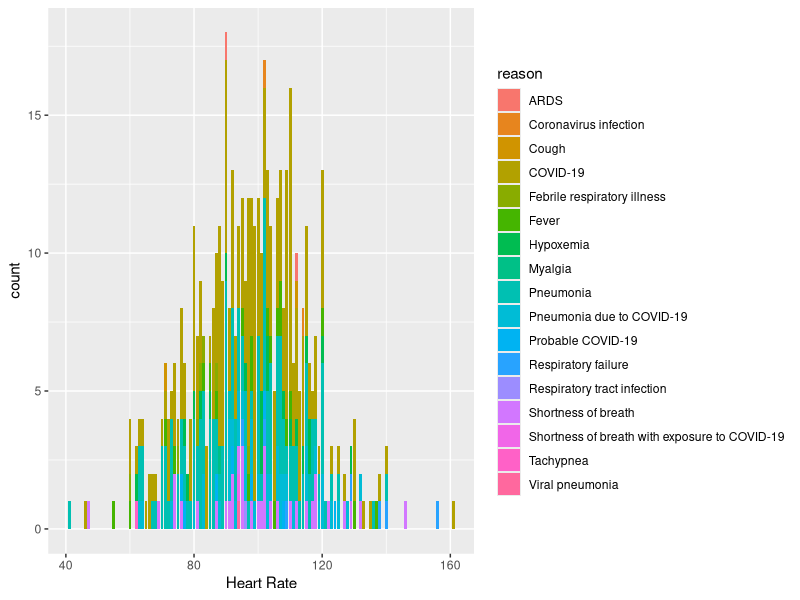

Recreate this plot in R. (Note: this script raises an error after producing the figure.)
library(tidyverse)
library(lubridate)
#Above is loading in libraries

#On top bar, go to Session:
#Set Working Directory:
#To Source File Location
df<-read.csv('Canada_Hosp1_COVID_Data_At_Admission.csv',sep=",")
#Going to drop all columns we dropped eventually in
#original project
df=subset(df,select = -c(id,ethnicity,ethnicity_other,received_covid_vaccine,
                         covid_vaccine,pao2,pao2_fio2,ph,
                         high_senstivity_cardiac_troponin,esr,ferritin,
                         hs_crp,aptt_aptr,medications,comorbidities_other))
#dropped columns.

#Now to rename.
newNames<-c('reason', 'age', 'sex', 'height', 'weight',
                      'comorb',
                      'smoke_hist', 'year_quit', 'er_2_weeks',
                      'adm_disp', 'systolic_bp',
                      'diastolic_bp', 'heart_rate', 'respiratory_rate',
                      'oxygen_sat', 'temp', 'motor', 'verbal', 'eye',
                      'intubated', 'wbc', 'rbc', 'hemoglobin', 'hematocrit', 'mcv', 'mch',
                      'mchc', 'rdw', 'platelet_count', 'pt', 'alt', 'ast', 'serum_creatinine',
                      'sodium', 'potassium', 'total_serum_bilirubin', 'lactate', 'inr',
                      'd_dimer', 'crp')
colnames(df)<-newNames

#Note that many values are "", which aren't counted as NA.
df %>% group_by(smoke_hist) %>%
  count()

#Fixing using mutate and na_if.
#Goes through all columns in df, checks if its a character
#column, and if it is, maps it through na_if, which replaces
#each "" value with NA.
df<-df %>%
  mutate(across(where(is.character),~na_if(.,"")))

#To also clean out nulls in comorb
df<-df %>%
  mutate(across(where(is.character),~na_if(.,"[]")))

df %>% group_by(comorb) %>%
  count()

#Now to fix up the rest (reason, comorb, motor, verbal, eye)
#Testing some functions I may use to make clean function
grepl("helpmeout","why dont you help me out", fixed=TRUE)
grepl("hel","why odnt you help me out", fixed=TRUE)
grepl("apple", "happlessness",fixed=TRUE)

streamreason<- function(x){
  ifelse(grepl("[J80]",x,fixed=TRUE),"ARDS",
         ifelse(grepl("[J18.9]",x,fixed=TRUE),"Pneumonia",
                ifelse(grepl("[U07.1]",x,fixed=TRUE),"COVID-19",
                ifelse(grepl("[U07.2]",x,fixed=TRUE),"Probable COVID-19",
                ifelse(grepl("[B34.2]",x,fixed=TRUE),"Coronavirus infection",
                ifelse(grepl("[R05]",x,fixed=TRUE),"Cough",
                ifelse(grepl("[J98.9, R50.9]",x,fixed=TRUE),"Febrile respiratory illness",
                ifelse(grepl("[R50.9]",x,fixed=TRUE),"Fever",
                ifelse(grepl("[R09.0]",x,fixed=TRUE),"Hypoxemia",                                                   
                ifelse(grepl("[M79.19]",x,fixed=TRUE),"Myalgia",
                ifelse(grepl("[U07.1, J12.8]",x,fixed=TRUE),"Pneumonia due to COVID-19",
                ifelse(grepl("[R06.0]",x,fixed=TRUE),"Shortness of breath",
                ifelse(grepl("[R06.0, U07.2]",x,fixed=TRUE),"Shortness of breath with exposure to COVID-19",
                ifelse(grepl("[R06.8]",x,fixed=TRUE),"Tachypnea",
                ifelse(grepl("[J12.9]",x,fixed=TRUE),"Viral pneumonia",
                ifelse(grepl("[J96.99]",x,fixed=TRUE),"Respiratory failure",
                       ifelse(grepl("[J98.8]",x,fixed=TRUE),"Respiratory tract infection", x)
                                                                                             
                                     ))))))))))))))))
}

#Applying function across dataframe, will only effect reason
#but might as well apply across all

df<-df %>%
  mutate(across(where(is.character),~(streamreason(.))))


df %>% group_by(reason) %>%
  count()

#Alright, now reason is fixed.
#Now going to quickly fix motor, verbal, and eye before I fix comorb.

df$motor<-as.character(df$motor)
df$eye<-as.character(df$eye)
df$verbal<-as.character(df$verbal)

#Fixed those, now onto comorb.
#In initial project, had several different functions to get comorb to end result.
#End result only included Asthma, Chronic cardiac disease, chronic pulmonary disease, and diabetes.
#If the entry had either Hypertension or Chronic cardiac diease (not hypertension), it was counted as chronic cardiac disease.
#The functions included getting rid of special characters, alphabetizing, getting rid of the word other, getting rid of spaces, and the final condensing one.
#However, I realized that if I did things differently, I could skip right to the final step, as I would be setting the format myself and wouldn't have to worry about how many spaces, whether its alphabetized, etc..
#So, this function rolls all the comorb cleaning into one.
#Series of ifelse statements, with the truth values at the current line in comment form next to its line
#lot of special care had to be taken with commas and paratheses
#Note that the portion before the break and after the break are the same, 
#except that Asthma is now false so none of its resulting strings have asthma in them
#(and the first line is missing, of course.)
fixcomorb<-function(x){
  
ifelse(grepl("Asthma",x,fixed=TRUE),
       
ifelse(grepl("ypertension",x,fixed=TRUE),  #a t
ifelse(grepl("pulmonary",x,fixed=TRUE), #a t h t
ifelse(grepl("Diabetes",x,fixed=TRUE), #a t h t p t
  "Asthma, Chronic cardiac disease, Chronic pulmonary disease, Diabetes", #a t h t p t d t
    "Asthma, Chronic cardiac disease, Chronic pulmonary disease"), #a t h t p t d f
ifelse(grepl("Diabetes",x,fixed=TRUE), #a t h t p f
  "Asthma, Chronic cardiac disease, Diabetes", #a t h t p f d t
    "Asthma, Chronic cardiac disease")),#a t h t p f d f
ifelse(grepl("pulmonary",x,fixed=TRUE),# a t h f  
ifelse(grepl("Diabetes",x,fixed=TRUE),#a t h f p t 
  "Asthma, Chronic pulmonary disease, Diabetes",  #a t h f p t d t
    "Asthma, Chronic pulmonary disease"),  #a t h f p t d f
ifelse(grepl("Diabetes",x,fixed=TRUE), #a t h f p f 
  "Asthma, Diabetes", #a t h f p f d t
    "Asthma"))),  #a t h f p f d f

#FROM HERE ON, ASTHMA FALSE

ifelse(grepl("ypertension",x,fixed=TRUE), #a f
ifelse(grepl("pulmonary",x,fixed=TRUE),# a f h t
ifelse(grepl("Diabetes",x,fixed=TRUE), # a f h t p t
  "Chronic cardiac disease, Chronic pulmonary disease, Diabetes",#a f h t p t d t
    "Chronic cardiac disease, chronic pulmonary disease"), # a f h t p t d f
ifelse(grepl("Diabetes",x,fixed=TRUE),   #a f h t p f 
  "Chronic cardiac disease, Diabetes",  #a f h t p f d t
    "Chronic cardiac disease")), #a f h t p f d f
ifelse(grepl("pulmonary",x,fixed=TRUE),#a f h f              
ifelse(grepl("Diabetes",x,fixed=TRUE),#a f h f p t 
  "Chronic pulmonary disease, Diabetes",#a f h f p t d t
    "Chronic pulmonary disease"), #a f h f p t d f
ifelse(grepl("Diabetes",x,fixed=TRUE),# a f h f p f 
  "Diabetes",# a f h f p f d t
    NA)))) # a f h f p f d f

}
#Testing
dfex<-df
a<-sample(df$comorb,25)
a
fixcomorb(a)
#Seems to work!

df$comorb<-fixcomorb(df$comorb)

df %>% group_by(comorb) %>%
  count()
#Checked against results from original project, and is perfect!
#Very happy : )

#Only thing left to do is fix d_dimer and then graph
#Now don't know what the true values for <270 and 
#>4000 were before they were written as that. 
#Going to set those values to 269 and 4001 respectively, 
#to be conservative but not throw out the values entirely.

fixd_dimer<-function(x){
  if (typeof(x)=='str'){
    if (x=='<270')
      return('269')
    if(x=='>4000')
      return('4001') }
  else
    return(x)
}
c<-sample(df$d_dimer,25)
c
fixd_dimer(c)
fixddimer2<-function(x){
  if (typeof(x)=='str')
    return(x>'0',fixed=TRUE)
  else
    return(x) 
}
b<-sample(df$d_dimer,25)
b
fixddimer2(b)

#plotting
library(ggplot2)

#Bar Chart
ggplot(df, aes(heart_rate, fill=reason)) + geom_bar() + labs(x= "Heart Rate")
+ ggtitle("Heart rate by reason for admission") + coord_flip()

#Scatter Plot
ggplot(df, aes(comorb,oxygen_sat)) +
  geom_point(stat='identity',color='darkgreen') + labs(x = "Known Illness ", y = "Oxygen Sat Lvl") +
  ggtitle("Oxygen Intake with known illness") + coord_flip()

#Density Plot
ggplot(df, aes(heart_rate, fill = comorb, colour = comorb)) +
  geom_density(alpha = 0.5) +
  xlim(55, 70)

#PieChart
ggplot(df, aes(x=reason, fill=comorb))+
  geom_bar(width = 1)+
  coord_polar("x")